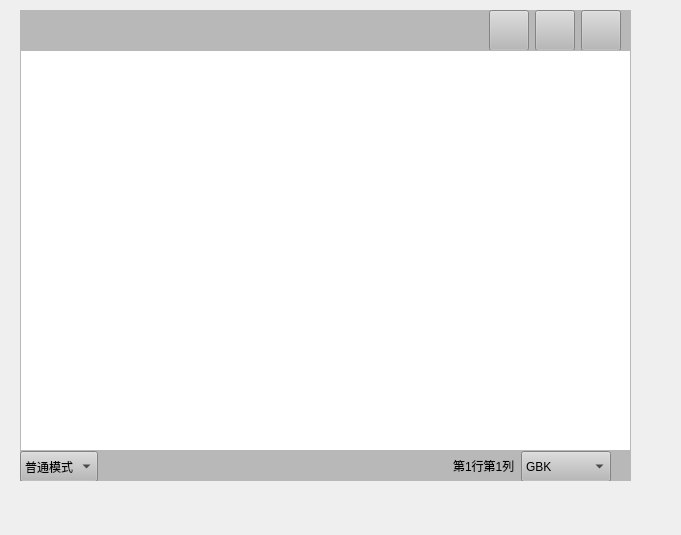
<?xml version="1.0" encoding="UTF-8"?>
<ui version="4.0">
 <class>widget</class>
 <widget class="QWidget" name="widget">
  <property name="geometry">
   <rect>
    <x>0</x>
    <y>0</y>
    <width>681</width>
    <height>535</height>
   </rect>
  </property>
  <property name="sizePolicy">
   <sizepolicy hsizetype="Fixed" vsizetype="MinimumExpanding">
    <horstretch>0</horstretch>
    <verstretch>0</verstretch>
   </sizepolicy>
  </property>
  <property name="minimumSize">
   <size>
    <width>0</width>
    <height>30</height>
   </size>
  </property>
  <property name="windowTitle">
   <string>小刘记事本</string>
  </property>
  <property name="windowIcon">
   <iconset>
    <normaloff>icon/note.png</normaloff>
    <normalon>:/icon/note.png</normalon>icon/note.png</iconset>
  </property>
  <widget class="QWidget" name="layoutWidget">
   <property name="geometry">
    <rect>
     <x>20</x>
     <y>10</y>
     <width>611</width>
     <height>471</height>
    </rect>
   </property>
   <layout class="QVBoxLayout" name="verticalLayout">
    <property name="spacing">
     <number>0</number>
    </property>
    <item>
     <widget class="QWidget" name="widget_2" native="true">
      <property name="sizePolicy">
       <sizepolicy hsizetype="Preferred" vsizetype="Fixed">
        <horstretch>0</horstretch>
        <verstretch>0</verstretch>
       </sizepolicy>
      </property>
      <property name="minimumSize">
       <size>
        <width>0</width>
        <height>40</height>
       </size>
      </property>
      <property name="styleSheet">
       <string notr="true">background-color: rgb(184, 184, 184);</string>
      </property>
      <widget class="QWidget" name="layoutWidget">
       <property name="geometry">
        <rect>
         <x>0</x>
         <y>0</y>
         <width>611</width>
         <height>41</height>
        </rect>
       </property>
       <layout class="QHBoxLayout" name="horizontalLayout">
        <property name="spacing">
         <number>6</number>
        </property>
        <property name="sizeConstraint">
         <enum>QLayout::SetDefaultConstraint</enum>
        </property>
        <item>
         <spacer name="horizontalSpacer_4">
          <property name="orientation">
           <enum>Qt::Horizontal</enum>
          </property>
          <property name="sizeType">
           <enum>QSizePolicy::Expanding</enum>
          </property>
          <property name="sizeHint" stdset="0">
           <size>
            <width>40</width>
            <height>20</height>
           </size>
          </property>
         </spacer>
        </item>
        <item>
         <widget class="QPushButton" name="btnopenfile">
          <property name="sizePolicy">
           <sizepolicy hsizetype="Minimum" vsizetype="Preferred">
            <horstretch>0</horstretch>
            <verstretch>0</verstretch>
           </sizepolicy>
          </property>
          <property name="minimumSize">
           <size>
            <width>25</width>
            <height>25</height>
           </size>
          </property>
          <property name="maximumSize">
           <size>
            <width>16777215</width>
            <height>16777215</height>
           </size>
          </property>
          <property name="styleSheet">
           <string notr="true">QPushButton { border-image: url(:/icon/o1.png); }

QPushButton:hover { border-image: url(:/icon/o2.png); }

QPushButton:pressed { border-image: url(:/icon/o3.png); }</string>
          </property>
          <property name="text">
           <string/>
          </property>
          <property name="iconSize">
           <size>
            <width>16</width>
            <height>16</height>
           </size>
          </property>
         </widget>
        </item>
        <item>
         <widget class="QPushButton" name="btnsavefile">
          <property name="sizePolicy">
           <sizepolicy hsizetype="Minimum" vsizetype="Preferred">
            <horstretch>0</horstretch>
            <verstretch>0</verstretch>
           </sizepolicy>
          </property>
          <property name="minimumSize">
           <size>
            <width>25</width>
            <height>25</height>
           </size>
          </property>
          <property name="maximumSize">
           <size>
            <width>16777215</width>
            <height>16777215</height>
           </size>
          </property>
          <property name="styleSheet">
           <string notr="true">QPushButton { border-image: url(:/icon/s1.png); }

QPushButton:hover { border-image: url(:/icon/s2.png); }

QPushButton:pressed {border-image: url(:/icon/s3.png);}</string>
          </property>
          <property name="text">
           <string/>
          </property>
         </widget>
        </item>
        <item>
         <widget class="QPushButton" name="btnclosefile">
          <property name="sizePolicy">
           <sizepolicy hsizetype="Minimum" vsizetype="Preferred">
            <horstretch>0</horstretch>
            <verstretch>0</verstretch>
           </sizepolicy>
          </property>
          <property name="minimumSize">
           <size>
            <width>25</width>
            <height>25</height>
           </size>
          </property>
          <property name="maximumSize">
           <size>
            <width>16777215</width>
            <height>16777215</height>
           </size>
          </property>
          <property name="styleSheet">
           <string notr="true">QPushButton { border-image: url(:/icon/c1.png); }

QPushButton:hover { border-image: url(:/icon/c2.png); }

QPushButton:pressed {border-image: url(:/icon/c3.png);}
</string>
          </property>
          <property name="text">
           <string/>
          </property>
         </widget>
        </item>
        <item>
         <spacer name="horizontalSpacer">
          <property name="orientation">
           <enum>Qt::Horizontal</enum>
          </property>
          <property name="sizeType">
           <enum>QSizePolicy::Fixed</enum>
          </property>
          <property name="sizeHint" stdset="0">
           <size>
            <width>10</width>
            <height>20</height>
           </size>
          </property>
         </spacer>
        </item>
       </layout>
      </widget>
     </widget>
    </item>
    <item>
     <widget class="QTextEdit" name="textEdit">
      <property name="sizePolicy">
       <sizepolicy hsizetype="Preferred" vsizetype="Preferred">
        <horstretch>0</horstretch>
        <verstretch>0</verstretch>
       </sizepolicy>
      </property>
      <property name="minimumSize">
       <size>
        <width>100</width>
        <height>100</height>
       </size>
      </property>
     </widget>
    </item>
    <item>
     <widget class="QWidget" name="widget_3" native="true">
      <property name="sizePolicy">
       <sizepolicy hsizetype="Preferred" vsizetype="Fixed">
        <horstretch>0</horstretch>
        <verstretch>0</verstretch>
       </sizepolicy>
      </property>
      <property name="minimumSize">
       <size>
        <width>0</width>
        <height>30</height>
       </size>
      </property>
      <property name="styleSheet">
       <string notr="true">background-color: rgb(184, 184, 184);</string>
      </property>
      <widget class="QWidget" name="layoutWidget2">
       <property name="geometry">
        <rect>
         <x>0</x>
         <y>0</y>
         <width>611</width>
         <height>31</height>
        </rect>
       </property>
       <layout class="QHBoxLayout" name="horizontalLayout_2">
        <item>
         <widget class="QComboBox" name="theme_comboBox">
          <property name="sizePolicy">
           <sizepolicy hsizetype="Preferred" vsizetype="MinimumExpanding">
            <horstretch>0</horstretch>
            <verstretch>0</verstretch>
           </sizepolicy>
          </property>
          <property name="minimumSize">
           <size>
            <width>0</width>
            <height>0</height>
           </size>
          </property>
          <item>
           <property name="text">
            <string>普通模式</string>
           </property>
          </item>
          <item>
           <property name="text">
            <string>护眼模式</string>
           </property>
          </item>
          <item>
           <property name="text">
            <string>深色模式</string>
           </property>
          </item>
         </widget>
        </item>
        <item>
         <spacer name="horizontalSpacer_2">
          <property name="orientation">
           <enum>Qt::Horizontal</enum>
          </property>
          <property name="sizeType">
           <enum>QSizePolicy::Expanding</enum>
          </property>
          <property name="sizeHint" stdset="0">
           <size>
            <width>30</width>
            <height>20</height>
           </size>
          </property>
         </spacer>
        </item>
        <item>
         <widget class="QLabel" name="horAndver">
          <property name="sizePolicy">
           <sizepolicy hsizetype="Preferred" vsizetype="MinimumExpanding">
            <horstretch>0</horstretch>
            <verstretch>0</verstretch>
           </sizepolicy>
          </property>
          <property name="text">
           <string>&lt;html&gt;&lt;head/&gt;&lt;body&gt;&lt;p&gt;第1行第1列&lt;/p&gt;&lt;/body&gt;&lt;/html&gt;</string>
          </property>
         </widget>
        </item>
        <item>
         <widget class="QComboBox" name="comboBox">
          <property name="sizePolicy">
           <sizepolicy hsizetype="Preferred" vsizetype="MinimumExpanding">
            <horstretch>0</horstretch>
            <verstretch>0</verstretch>
           </sizepolicy>
          </property>
          <property name="maximumSize">
           <size>
            <width>16777215</width>
            <height>39</height>
           </size>
          </property>
          <item>
           <property name="text">
            <string>GBK</string>
           </property>
          </item>
          <item>
           <property name="text">
            <string>ANSI</string>
           </property>
          </item>
          <item>
           <property name="text">
            <string>UTF-8</string>
           </property>
          </item>
          <item>
           <property name="text">
            <string>UTF-16</string>
           </property>
          </item>
          <item>
           <property name="text">
            <string>UTF-16 LE</string>
           </property>
          </item>
          <item>
           <property name="text">
            <string>UTF-16 BE</string>
           </property>
          </item>
          <item>
           <property name="text">
            <string>GB2312</string>
           </property>
          </item>
         </widget>
        </item>
        <item>
         <spacer name="horizontalSpacer_3">
          <property name="orientation">
           <enum>Qt::Horizontal</enum>
          </property>
          <property name="sizeType">
           <enum>QSizePolicy::Fixed</enum>
          </property>
          <property name="sizeHint" stdset="0">
           <size>
            <width>20</width>
            <height>20</height>
           </size>
          </property>
         </spacer>
        </item>
       </layout>
      </widget>
     </widget>
    </item>
   </layout>
  </widget>
 </widget>
 <resources/>
 <connections/>
</ui>
